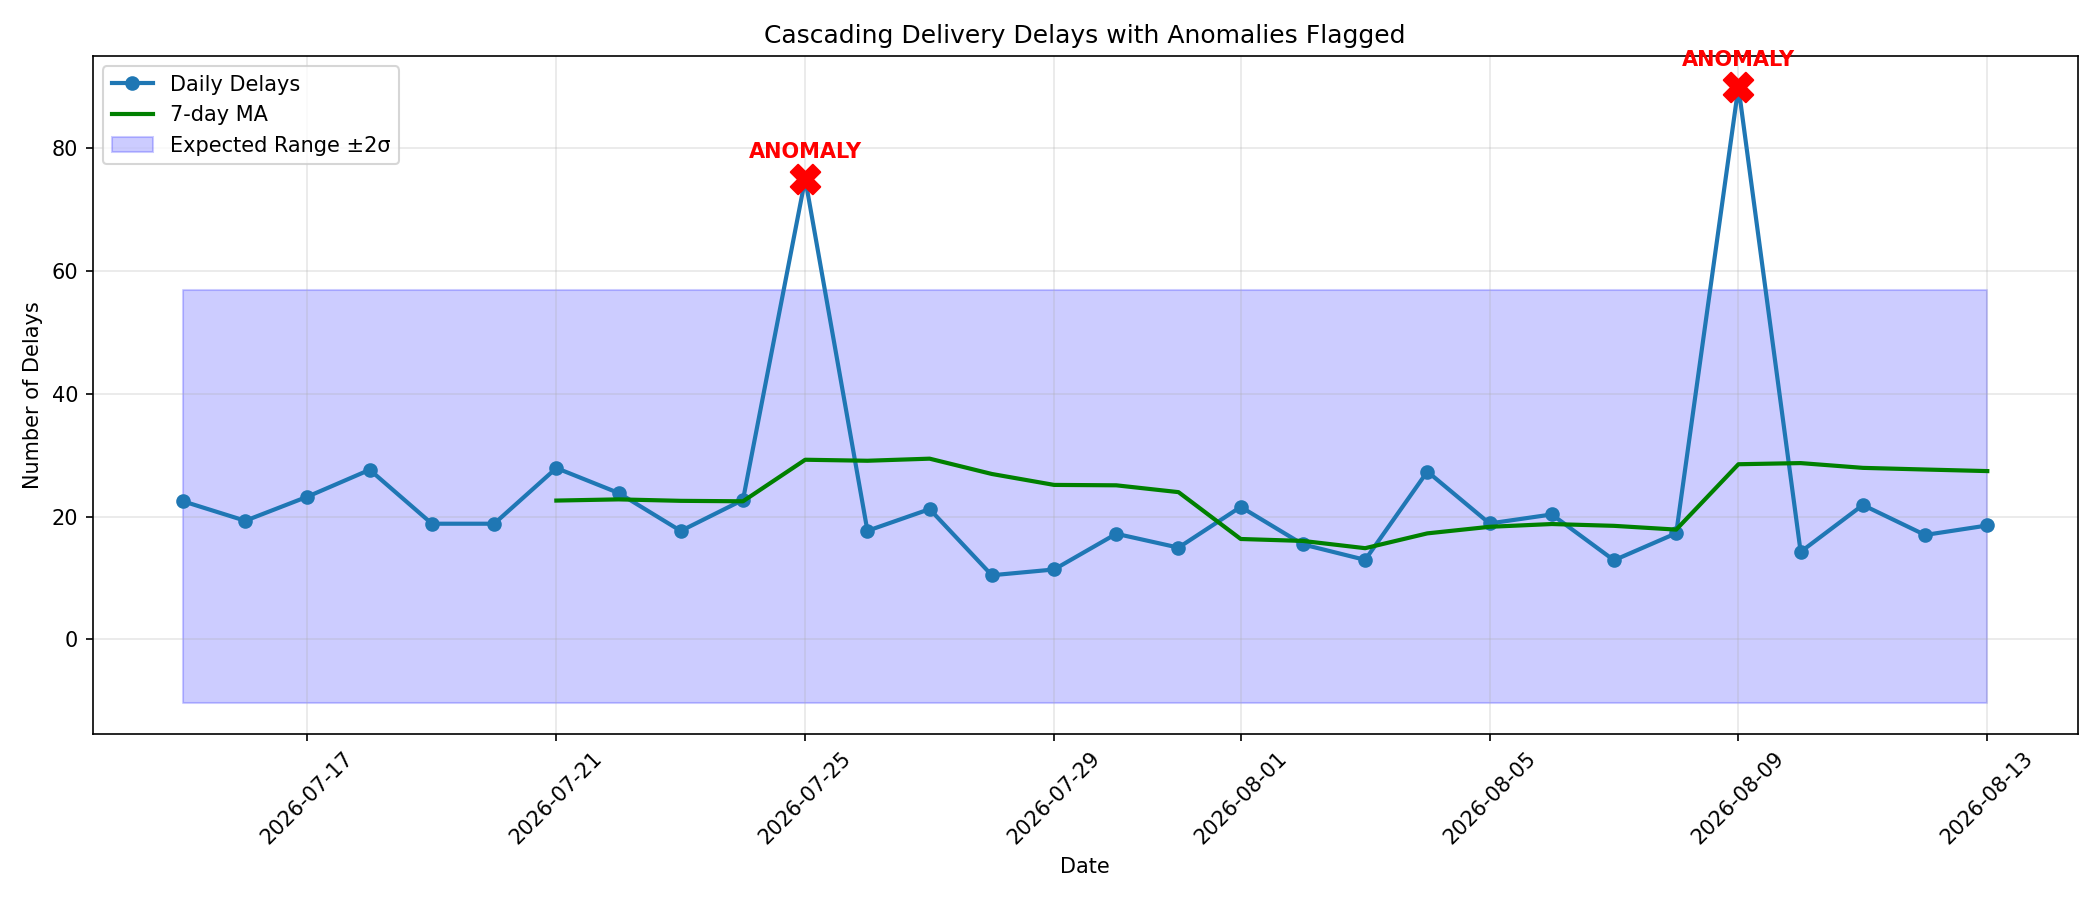

Write Python code to recreate this figure.
import pandas as pd
import numpy as np
import matplotlib.pyplot as plt

# =======================================================
# Task 1: Threshold-Based Anomaly Detection
# =======================================================

# Modified for Logistics Domain (Cascading Delivery Delays)
alert_rules = {
    'daily_delays': {'min': 0, 'max': 50},
    'transfer_time_hours': {'min': 1, 'max': 48},
    'missed_scans': {'min': 0, 'max': 20}
}

def check_thresholds(metrics, rules):
    """Alert if metrics outside business thresholds."""
    alerts = []
    for metric_name, rule in rules.items():
        value = metrics.get(metric_name)
        if value is not None:
            if value < rule['min']:
                alerts.append({
                    'metric': metric_name,
                    'value': value,
                    'threshold': rule['min'],
                    'direction': 'BELOW_MIN',
                    'severity': 'HIGH'
                })
            elif value > rule['max']:
                alerts.append({
                    'metric': metric_name,
                    'value': value,
                    'threshold': rule['max'],
                    'direction': 'ABOVE_MAX',
                    'severity': 'MEDIUM'
                })
    return alerts

# Test today_metrics
today_metrics = {'daily_delays': 65, 'transfer_time_hours': 12, 'missed_scans': 25}
alerts = check_thresholds(today_metrics, alert_rules)
print("--- Task 1: Threshold Alerts ---")
for alert in alerts:
    print(f"[WARNING] {alert['metric']} {alert['direction']}: {alert['value']}")

# =======================================================
# Task 2: Statistical Anomaly Detection with Z-Score
# =======================================================

def detect_anomalies_zscore(series, threshold=2):
    """Flag values > N std dev from mean."""
    mean = series.mean()
    std = series.std()
    z_scores = np.abs((series - mean) / std)
    anomalies = series[z_scores > threshold]
    return anomalies, z_scores

# Generate dummy 30-day data for 'daily_delays'
dates = pd.date_range(start='2026-07-15', periods=30)
np.random.seed(42)
delays_data = np.random.normal(loc=20, scale=5, size=30)
# Inject some anomalies
delays_data[10] = 75  # Spike in delays
delays_data[25] = 90  # Spike in delays

daily_delays = pd.Series(delays_data, index=dates)

anomalies, z_scores = detect_anomalies_zscore(daily_delays, threshold=2)

print("\n--- Task 2: Statistical Anomalies (Z-Score) ---")
print(f"Detected {len(anomalies)} anomalies out of {len(daily_delays)} days")
for date, value in anomalies.items():
    print(f"  {date.strftime('%Y-%m-%d')}: {value:.0f} delays (z-score: {z_scores[date]:.2f})")

# =======================================================
# Task 3: Severity Classification
# =======================================================

def classify_severity(value, mean, std):
    """Classify anomaly severity based on deviation."""
    z_score = abs((value - mean) / std)
    if z_score > 3:
        return 'CRITICAL'
    elif z_score > 2:
        return 'HIGH'
    elif z_score > 1.5:
        return 'MEDIUM'
    else:
        return 'LOW'

# Classify all anomalies
anomaly_severity = []
mean_delays = daily_delays.mean()
std_delays = daily_delays.std()

for date, value in anomalies.items():
    severity = classify_severity(value, mean_delays, std_delays)
    anomaly_severity.append({
        'date': date.strftime('%Y-%m-%d'),
        'value': value,
        'z_score': z_scores[date],
        'severity': severity
    })
    
severity_df = pd.DataFrame(anomaly_severity)
print("\n--- Task 3: Severity Classification ---")
print(severity_df)

# Alert only on HIGH+ severity
critical = severity_df[severity_df['severity'].isin(['CRITICAL', 'HIGH'])]
print(f"\n[WARNING] {len(critical)} critical anomalies require investigation")

# =======================================================
# Task 4: Anomaly Logging and Audit Trail
# =======================================================

# Log anomalies
anomaly_log = []
for date, value in anomalies.items():
    severity = classify_severity(value, mean_delays, std_delays)
    anomaly_log.append({
        'timestamp': pd.Timestamp.now(),
        'anomaly_date': date.strftime('%Y-%m-%d'),
        'metric': 'daily_delays',
        'value': value,
        'expected_range': f"{mean_delays-2*std_delays:.0f}-{mean_delays+2*std_delays:.0f}",
        'z_score': z_scores[date],
        'severity': severity,
        'status': 'OPEN'  # OPEN, INVESTIGATED, RESOLVED
    })

# Save to file
anomalies_df = pd.DataFrame(anomaly_log)
anomalies_df.to_csv('anomalies_log.csv', index=False)
print("\n--- Task 4: Anomaly Logging ---")
print(f"Logged {len(anomalies_df)} anomalies to 'anomalies_log.csv'")

# =======================================================
# Task 5: Visualization with Flagged Points
# =======================================================

fig, ax = plt.subplots(figsize=(14, 6))

# Plot raw data
ax.plot(daily_delays.index, daily_delays.values, marker='o', label='Daily Delays', linewidth=2)

# Plot rolling average
rolling_avg = daily_delays.rolling(window=7).mean()
ax.plot(rolling_avg.index, rolling_avg.values, label='7-day MA', color='green', linewidth=2)

# Highlight anomalies
for date, value in anomalies.items():
    ax.scatter(date, value, color='red', s=200, marker='X', zorder=5)
    ax.annotate('ANOMALY', (date, value), xytext=(0, 10), textcoords='offset points', 
                ha='center', fontweight='bold', color='red')

# Shade expected range
ax.fill_between(daily_delays.index, mean_delays-2*std_delays, mean_delays+2*std_delays, 
                alpha=0.2, color='blue', label='Expected Range ±2σ')

ax.set_xlabel('Date')
ax.set_ylabel('Number of Delays')
ax.set_title('Cascading Delivery Delays with Anomalies Flagged')
ax.legend()
ax.grid(True, alpha=0.3)
plt.xticks(rotation=45)
plt.tight_layout()
plt.savefig('anomaly_detection.png', dpi=150)
print("\n--- Task 5: Visualization ---")
print("Saved visualization to 'anomaly_detection.png'")
